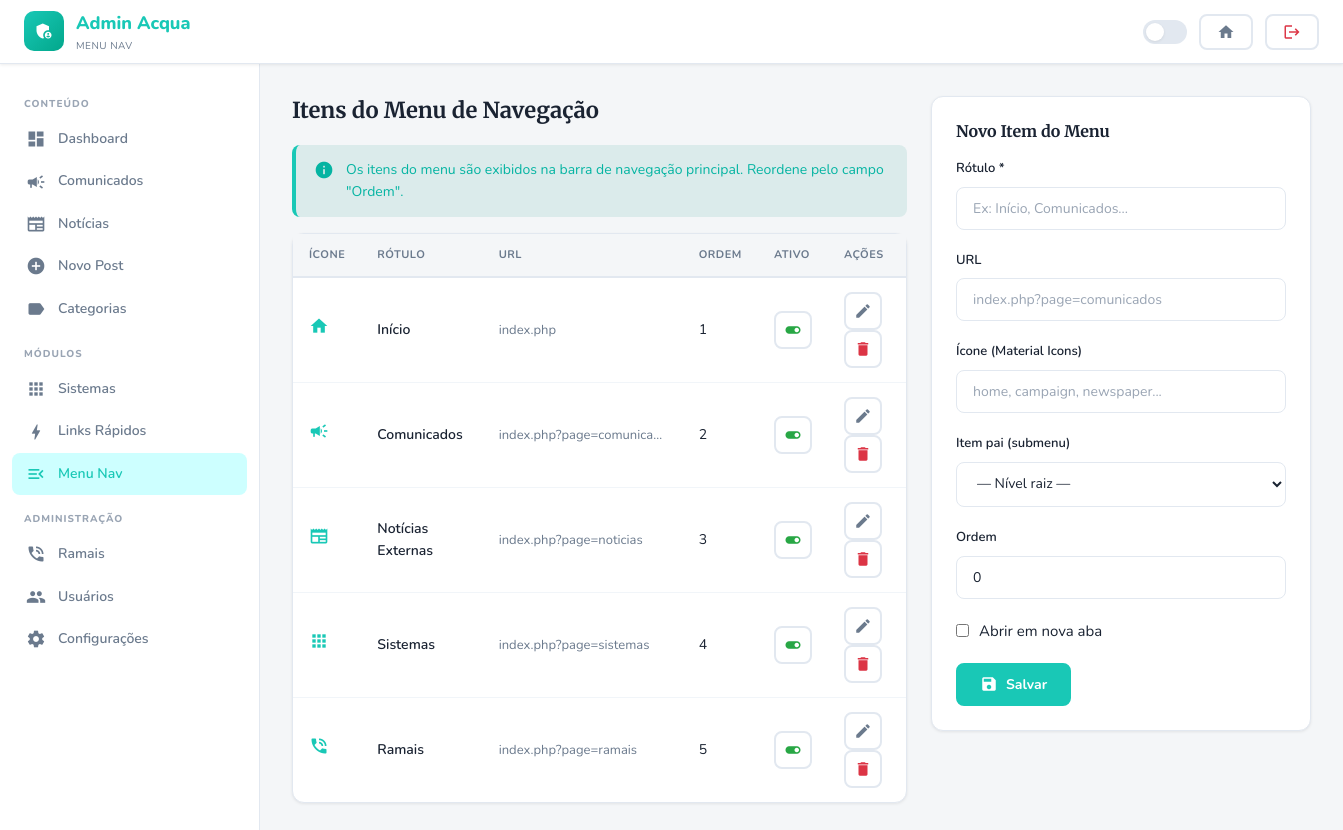
The app's page /admin/nav.php (signed in) with its own data.
### tables this page shows
CREATE TABLE `nav_items` (
  `id` int(11) NOT NULL AUTO_INCREMENT,
  `label` varchar(100) NOT NULL,
  `url` varchar(500) DEFAULT NULL,
  `icon` varchar(80) DEFAULT NULL,
  `parent_id` int(11) DEFAULT NULL,
  `sort_order` int(11) DEFAULT 0,
  `active` tinyint(1) DEFAULT 1,
  `open_new_tab` tinyint(1) DEFAULT 0,
  PRIMARY KEY (`id`),
  KEY `parent_id` (`parent_id`),
  CONSTRAINT `nav_items_ibfk_1` FOREIGN KEY (`parent_id`) REFERENCES `nav_items` (`id`) ON DELETE CASCADE
);

### includes/database.php (called while the page is built, shortened)
<?php
class Database {
    private static ?PDO $instance = null;
    public static function getInstance(): PDO {
        if (self::$instance === null) {
            $dsn = 'mysql:host=' . DB_HOST . ';dbname=' . DB_NAME . ';charset=' . DB_CHARSET;
            try {
                self::$instance = new PDO($dsn, DB_USER, DB_PASS, [
                    PDO::ATTR_ERRMODE            => PDO::ERRMODE_EXCEPTION,
                    PDO::ATTR_DEFAULT_FETCH_MODE => PDO::FETCH_ASSOC,
                    PDO::ATTR_EMULATE_PREPARES   => false,
                ]);
            } catch (PDOException $e) {
                die(json_encode(['error' => 'Falha na conexão com o banco de dados.']));
            }
        }
        return self::$instance;
    }
    public static function query(string $sql, array $params = []): \PDOStatement {
        $stmt = self::getInstance()->prepare($sql);
        $stmt->execute($params);
        return $stmt;
    }
    public static function fetchAll(string $sql, array $params = []): array {
        return self::query($sql, $params)->fetchAll();
    }
}

### includes/functions.php (called while the page is built, shortened)
<?php
function csrf(): string {
    return $_SESSION['csrf_token'];
}

### admin/nav.php (the view, shortened to what this page needs)
<?php
require_once __DIR__ . '/../includes/database.php';
require_once __DIR__ . '/../includes/functions.php';
$action  = $_GET['action'] ?? 'list';
$id      = (int) ($_GET['id'] ?? 0);
$isDark  = ($_SESSION['dark_mode'] ?? false);
$navItems = Database::fetchAll('SELECT * FROM nav_items ORDER BY sort_order');
$navItem  = $id ? Database::fetch('SELECT * FROM nav_items WHERE id=?', [$id]) : null;
?>
<!DOCTYPE html>
<html lang="pt-BR" data-theme="<?= $isDark ? 'dark' : 'light' ?>">
<head>
  <link rel="stylesheet" href="<?= BASE_URL ?>/assets/css/style.css">
</head>
<body class="fade-in">
<nav class="navbar">
  <a href="<?= BASE_URL ?>/admin/index.php" class="navbar-brand">
    <div class="logo-icon"><span class="material-icons">admin_panel_settings</span></div>
    <div class="brand-text">Admin Acqua <small>Menu Nav</small></div>
  </a>
  <div class="navbar-end">
    <button class="dark-toggle <?= $isDark?'on':'' ?>"></button>
    <a href="<?= BASE_URL ?>/index.php" class="btn btn-ghost btn-sm"><span class="material-icons">home</span></a>
    <a href="<?= BASE_URL ?>/logout.php" class="btn btn-ghost btn-sm" style="color:#dc3545"><span class="material-icons">logout</span></a>
  </div>
</nav>
<div class="admin-layout">
  <aside class="admin-sidebar" id="adminSidebar">
    <div class="sidebar-label">Conteúdo</div>
    <a href="index.php" class="sidebar-link"><span class="material-icons">dashboard</span> Dashboard</a>
    <a href="posts.php?type=comunicado" class="sidebar-link"><span class="material-icons">campaign</span> Comunicados</a>
    <a href="posts.php?type=noticia" class="sidebar-link"><span class="material-icons">newspaper</span> Notícias</a>
    <a href="posts.php?action=new" class="sidebar-link"><span class="material-icons">add_circle</span> Novo Post</a>
    <a href="categories.php" class="sidebar-link"><span class="material-icons">label</span> Categorias</a>
    <div class="sidebar-label">Módulos</div>
    <a href="modules.php?cat=sistema" class="sidebar-link"><span class="material-icons">apps</span> Sistemas</a>
    <a href="modules.php?cat=link_rapido" class="sidebar-link"><span class="material-icons">bolt</span> Links Rápidos</a>
    <a href="nav.php" class="sidebar-link active"><span class="material-icons">menu_open</span> Menu Nav</a>
    <div class="sidebar-label">Administração</div>
    <a href="ramais.php" class="sidebar-link"><span class="material-icons">phone_in_talk</span> Ramais</a>
    <a href="users.php" class="sidebar-link"><span class="material-icons">group</span> Usuários</a>
    <a href="settings.php" class="sidebar-link"><span class="material-icons">settings</span> Configurações</a>
  </aside>
  <main class="admin-main">
    <div style="display:grid;grid-template-columns:1fr 380px;gap:24px;align-items:start">
      <div>
        <h1 style="font-size:22px;margin-bottom:20px">Itens do Menu de Navegação</h1>
        <div class="alert alert-info" style="margin-bottom:16px">
          <span class="material-icons">info</span>
          Os itens do menu são exibidos na barra de navegação principal. Reordene pelo campo "Ordem".
        </div>
        <div class="card">
          <div class="table-responsive">
            <table class="table">
              <thead><tr><th>Ícone</th><th>Rótulo</th><th>URL</th><th>Ordem</th><th>Ativo</th><th>Ações</th></tr></thead>
              <tbody>
                <?php foreach ($navItems as $item): ?>
                <tr style="<?= $item['parent_id']?'padding-left:20px;opacity:.85':'' ?>">
                  <td>
                    <?php if ($item['icon']): ?>
                    <span class="material-icons" style="font-size:20px;color:var(--primary)"><?= htmlspecialchars($item['icon']) ?></span>
                    <?php else: ?>—<?php endif; ?>
                  </td>
                  <td style="font-weight:600;<?= $item['parent_id']?'padding-left:20px':'' ?>">
                    <?= $item['parent_id'] ? '↳ ' : '' ?><?= htmlspecialchars($item['label']) ?>
                  </td>
                  <td class="text-sm text-muted" style="max-width:200px;overflow:hidden;text-overflow:ellipsis;white-space:nowrap"><?= htmlspecialchars($item['url']??'—') ?></td>
                  <td><?= $item['sort_order'] ?></td>
                  <td>
                    <a href="nav.php?action=toggle&id=<?= $item['id'] ?>" class="btn btn-ghost btn-sm btn-icon">
                      <span class="material-icons" style="color:<?= $item['active']?'#28a745':'#dc3545' ?>"><?= $item['active']?'toggle_on':'toggle_off' ?></span>
                    </a>
                  </td>
                  <td>
                    <a href="nav.php?action=edit&id=<?= $item['id'] ?>" class="btn btn-ghost btn-sm btn-icon"><span class="material-icons" style="font-size:18px">edit</span></a>
                    <a href="nav.php?action=delete&id=<?= $item['id'] ?>&csrf=<?= csrf() ?>" class="btn btn-ghost btn-sm btn-icon" style="color:#dc3545" data-confirm="Remover item '<?= htmlspecialchars($item['label']) ?>'?"><span class="material-icons" style="font-size:18px">delete</span></a>
                  </td>
                </tr>
                <?php endforeach; ?>
              </tbody>
            </table>
          </div>
        </div>
      </div>
      <div>
        <div class="card card-body">
          <h2 style="font-size:16px;margin-bottom:16px"><?= $action==='edit'?'Editar Item':'Novo Item do Menu' ?></h2>
          <form method="POST">
            <div class="form-group">
              <label class="form-label">Rótulo *</label>
              <input type="text" name="label" class="form-control" required value="<?= htmlspecialchars($navItem['label']??'') ?>" placeholder="Ex: Início, Comunicados...">
            </div>
            <div class="form-group">
              <label class="form-label">URL</label>
              <input type="text" name="url" class="form-control" value="<?= htmlspecialchars($navItem['url']??'') ?>" placeholder="index.php?page=comunicados">
            </div>
            <div class="form-group">
              <label class="form-label">Ícone (Material Icons)</label>
              <input type="text" name="icon" class="form-control" value="<?= htmlspecialchars($navItem['icon']??'') ?>" placeholder="home, campaign, newspaper...">
            </div>
            <div class="form-group">
              <label class="form-label">Item pai (submenu)</label>
              <select name="parent_id" class="form-control">
                <option value="">— Nível raiz —</option>
              </select>
            </div>
            <div class="form-group">
              <label class="form-label">Ordem</label>
              <input type="number" name="sort_order" class="form-control" value="<?= $navItem['sort_order']??0 ?>" min="0">
            </div>
            <label style="display:flex;align-items:center;gap:10px;margin-bottom:20px;cursor:pointer">
              <input type="checkbox" name="open_new_tab" value="1" <?= ($navItem['open_new_tab']??0)?'checked':'' ?>> Abrir em nova aba
            </label>
            <div style="display:flex;gap:10px">
              <button type="submit" class="btn btn-primary"><span class="material-icons">save</span> Salvar</button>
            </div>
          </form>
        </div>
      </div>
    </div>
  </main>
</div>
</body>
</html>

### records on screen
nav_items: label "Início", url "index.php", sort_order "1", active 1 (drawn)
nav_items: label "Comunicados", url "index.php?page=comunica…", sort_order "2", active 1 (drawn)
nav_items: label "Notícias Externas", url "index.php?page=noticias", sort_order "3", active 1 (drawn)
nav_items: label "Sistemas", url "index.php?page=sistemas", sort_order "4", active 1 (drawn)
nav_items: label "Ramais", url "index.php?page=ramais", sort_order "5", active 1 (drawn)
